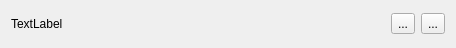
<?xml version="1.0" encoding="UTF-8"?>
<ui version="4.0">
 <class>instance_obj</class>
 <widget class="QWidget" name="instance_obj">
  <property name="geometry">
   <rect>
    <x>0</x>
    <y>0</y>
    <width>456</width>
    <height>48</height>
   </rect>
  </property>
  <property name="windowTitle">
   <string>Form</string>
  </property>
  <layout class="QHBoxLayout" name="horizontalLayout_2">
   <item>
    <layout class="QHBoxLayout" name="horizontalLayout">
     <item>
      <widget class="QLabel" name="instance_name">
       <property name="text">
        <string>TextLabel</string>
       </property>
      </widget>
     </item>
     <item>
      <widget class="QToolButton" name="instance_delete">
       <property name="text">
        <string>...</string>
       </property>
       <property name="icon">
        <iconset theme="edit-delete"/>
       </property>
      </widget>
     </item>
     <item>
      <widget class="QToolButton" name="instance_edit">
       <property name="text">
        <string>...</string>
       </property>
       <property name="icon">
        <iconset theme="edit"/>
       </property>
      </widget>
     </item>
    </layout>
   </item>
  </layout>
 </widget>
 <resources/>
 <connections/>
</ui>
